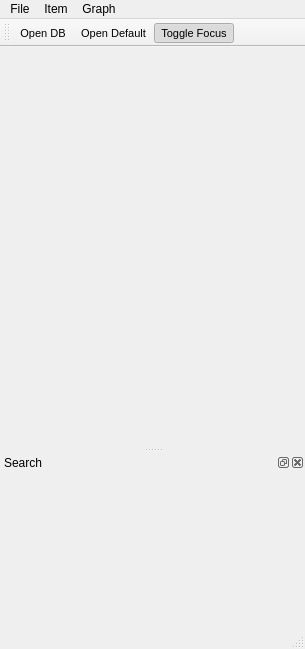
<?xml version="1.0" encoding="UTF-8"?>
<ui version="4.0">
 <class>MainWindow</class>
 <widget class="QMainWindow" name="MainWindow">
  <property name="geometry">
   <rect>
    <x>0</x>
    <y>0</y>
    <width>305</width>
    <height>649</height>
   </rect>
  </property>
  <property name="sizePolicy">
   <sizepolicy hsizetype="Maximum" vsizetype="Maximum">
    <horstretch>0</horstretch>
    <verstretch>0</verstretch>
   </sizepolicy>
  </property>
  <property name="windowTitle">
   <string>MainWindow</string>
  </property>
  <property name="animated">
   <bool>false</bool>
  </property>
  <widget class="QWidget" name="centralwidget">
   <property name="sizePolicy">
    <sizepolicy hsizetype="Maximum" vsizetype="Maximum">
     <horstretch>0</horstretch>
     <verstretch>0</verstretch>
    </sizepolicy>
   </property>
   <property name="minimumSize">
    <size>
     <width>0</width>
     <height>400</height>
    </size>
   </property>
  </widget>
  <widget class="QMenuBar" name="menuBar">
   <property name="geometry">
    <rect>
     <x>0</x>
     <y>0</y>
     <width>305</width>
     <height>22</height>
    </rect>
   </property>
   <widget class="QMenu" name="menuFile">
    <property name="title">
     <string>File</string>
    </property>
    <addaction name="actionOpen"/>
    <addaction name="actionAnalyze"/>
    <addaction name="actionTest"/>
   </widget>
   <widget class="QMenu" name="menuItem">
    <property name="title">
     <string>Item</string>
    </property>
    <addaction name="actionFindCallers"/>
    <addaction name="actionFindCallees"/>
    <addaction name="actionFindMembers"/>
    <addaction name="actionFindBases"/>
    <addaction name="actionFindUses"/>
    <addaction name="separator"/>
    <addaction name="actionGoToEditor"/>
   </widget>
   <widget class="QMenu" name="menuLayout">
    <property name="title">
     <string>Graph</string>
    </property>
    <addaction name="actionUpdatePosition"/>
    <addaction name="actionDeleteOldItems"/>
    <addaction name="actionDeleteSelectedItems"/>
    <addaction name="actionDeleteOldestItem"/>
    <addaction name="actionToggleFocus"/>
   </widget>
   <addaction name="menuFile"/>
   <addaction name="menuItem"/>
   <addaction name="menuLayout"/>
  </widget>
  <widget class="QStatusBar" name="statusBar"/>
  <widget class="QDockWidget" name="searchDock">
   <property name="sizePolicy">
    <sizepolicy hsizetype="Preferred" vsizetype="Minimum">
     <horstretch>0</horstretch>
     <verstretch>0</verstretch>
    </sizepolicy>
   </property>
   <property name="minimumSize">
    <size>
     <width>80</width>
     <height>38</height>
    </size>
   </property>
   <property name="features">
    <set>QDockWidget::AllDockWidgetFeatures</set>
   </property>
   <property name="windowTitle">
    <string>Search</string>
   </property>
   <attribute name="dockWidgetArea">
    <number>8</number>
   </attribute>
   <widget class="SearchWindow" name="searchWidget"/>
  </widget>
  <widget class="QToolBar" name="toolBar">
   <property name="font">
    <font>
     <family>Arial</family>
     <pointsize>8</pointsize>
    </font>
   </property>
   <property name="windowTitle">
    <string>toolBar</string>
   </property>
   <attribute name="toolBarArea">
    <enum>TopToolBarArea</enum>
   </attribute>
   <attribute name="toolBarBreak">
    <bool>false</bool>
   </attribute>
   <addaction name="actionOpen"/>
   <addaction name="actionTest"/>
   <addaction name="actionToggleFocus"/>
  </widget>
  <action name="actionOpen">
   <property name="text">
    <string>Open DB</string>
   </property>
  </action>
  <action name="actionTest">
   <property name="text">
    <string>Open Default</string>
   </property>
   <property name="toolTip">
    <string>Open Default</string>
   </property>
  </action>
  <action name="actionFindCallers">
   <property name="text">
    <string>Find Callers</string>
   </property>
  </action>
  <action name="actionFindCallees">
   <property name="text">
    <string>Find Callees</string>
   </property>
  </action>
  <action name="actionUpdatePosition">
   <property name="text">
    <string>Update Graph</string>
   </property>
   <property name="toolTip">
    <string>Update Graph</string>
   </property>
  </action>
  <action name="actionDeleteOldItems">
   <property name="text">
    <string>Delete Old Items</string>
   </property>
  </action>
  <action name="actionFindMembers">
   <property name="text">
    <string>Find Members</string>
   </property>
  </action>
  <action name="actionFindBases">
   <property name="text">
    <string>Find Bases</string>
   </property>
  </action>
  <action name="actionDeleteSelectedItems">
   <property name="text">
    <string>Delete Selected Items</string>
   </property>
   <property name="shortcut">
    <string>Del</string>
   </property>
  </action>
  <action name="actionAnalyze">
   <property name="text">
    <string>Update DB</string>
   </property>
  </action>
  <action name="actionFindUses">
   <property name="text">
    <string>Find Uses</string>
   </property>
  </action>
  <action name="actionGoToEditor">
   <property name="text">
    <string>Go to Editor</string>
   </property>
  </action>
  <action name="actionDeleteOldestItem">
   <property name="text">
    <string>Delete Oldest Item</string>
   </property>
  </action>
  <action name="actionToggleFocus">
   <property name="checkable">
    <bool>true</bool>
   </property>
   <property name="checked">
    <bool>true</bool>
   </property>
   <property name="text">
    <string>Toggle Focus</string>
   </property>
  </action>
 </widget>
 <customwidgets>
  <customwidget>
   <class>SearchWindow</class>
   <extends>QWidget</extends>
   <header>searchwindow.h</header>
   <container>1</container>
  </customwidget>
 </customwidgets>
 <resources/>
 <connections/>
</ui>
